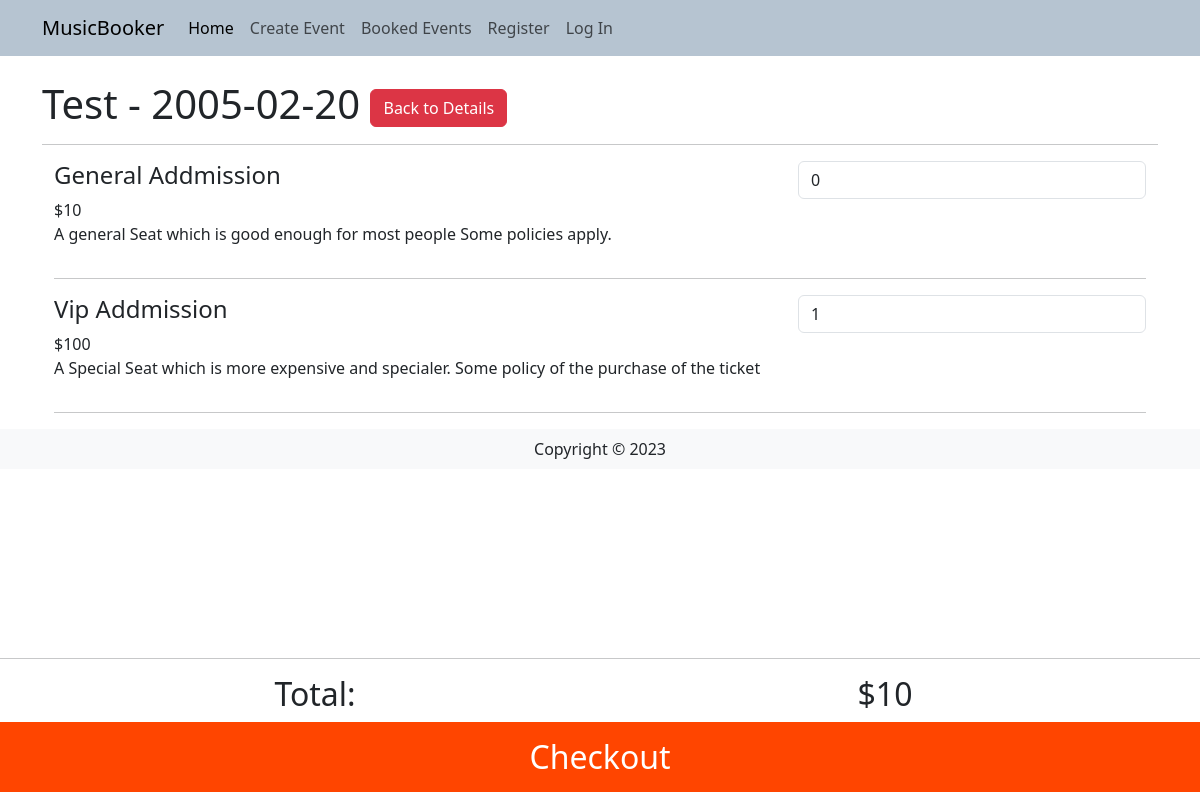
Before: /events/3/book with the older database file.
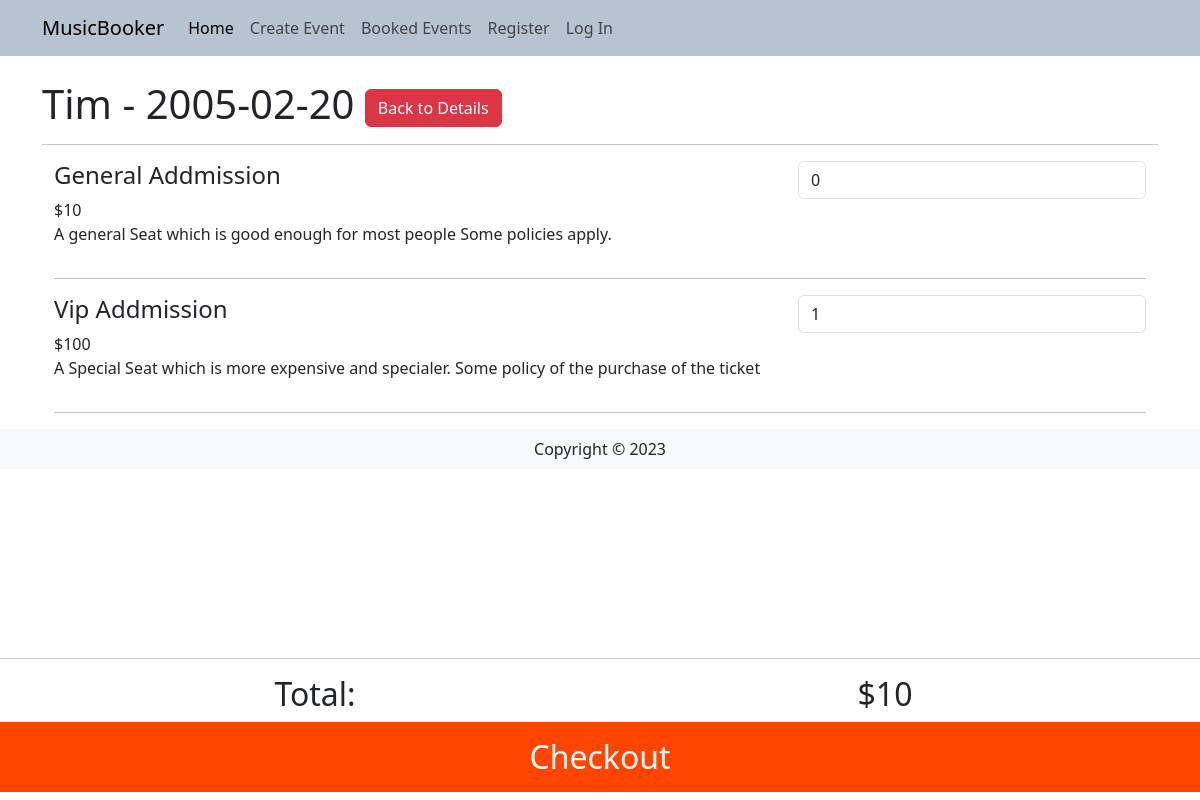
After: the same page with the newer database file.
### travel/models.py (models this page shows)
class Event(db.Model):
    __tablename__ = 'events'
    id = db.Column(db.Integer, primary_key=True)
    event_name = db.Column(db.String(200))
    date = db.Column(db.String(200))
    description = db.Column(db.String(400))
    image = db.Column(db.String(400))
    artists = db.relationship('Artist', backref='events')
    tickets = db.relationship('Ticket', backref='events')
    categories = db.relationship('Category', secondary=categories, lazy='subquery',
        backref=db.backref('categories', lazy=True))

### travel/events.py (the view)
@destbp.route('/<id>/book', methods=['GET', 'POST'])
def book(id):
    event = db.session.scalar(db.select(Event).where(Event.id==id))
    return render_template('events/booking.html', event=event)

### travel/__init__.py (called while the page is built)
@app.context_processor
def get_context():
   year = datetime.datetime.today().year
   return dict(year=year)

### travel/templates/events/booking.html (shortened to what this page needs)
{% extends 'base.html' %}
{% block content %}
<div class="container">
    <h1>{{event.event_name}} - {{event.date}} <a href="/events/{{event.id}}" class="btn btn-danger">Back to Details</a></h1>
    <hr />
    <div class="container">
        <div class="row">
            <div class="col-8">
                <h4>General Addmission</h4>
                <span>$10</span>
                <p>A general Seat which is good enough for most people Some policies apply.</p>
            </div>
            <div class="col justify-content-center align-middle form-group w-10">
                <select class="form-control" id="exampleFormControlSelect1">
                    <option>0</option>
                </select>
            </div>
        </div>
        <hr />
        <div class="row">
            <div class="col-8">
                <h4>Vip Addmission</h4>
                <span>$100</span>
                <p>A Special Seat which is more
                    expensive and specialer. Some
                    policy of the purchase of the ticket</p>
            </div>
            <div class="col justify-content-center align-middle form-group w-10">
                <select class="form-control" id="exampleFormControlSelect1">
                    <option>1</option>
                </select>
            </div>
        </div>
        <hr />
        <div class=" fixed-bottom">
            <hr />
            <h2 class="container">
                <div class="row">
                    <div class="col text-center">Total:</div>
                    <div class="col text-center">$10</div>
                </div>
            </h2>
            <div style="background-color: orangered; color: white;">
                <h2 class="text-center p-3">Checkout</h2>
            </div>
        </div>
    </div>
</div>
{% endblock %}

### travel/templates/base.html (shortened to what this page needs)
<html>
<head>
   <link href="https://cdn.jsdelivr.net/npm/bootstrap@5.3.0-alpha3/dist/css/bootstrap.min.css" rel="stylesheet"
>
</head>
<body>
   <nav style="background-color: rgb(154, 170, 184);">
      <nav class="navbar navbar-expand-lg" style="background-color: rgb(182, 196, 209);">
         <div class="container-fluid container">
            <a class="navbar-brand" href="/">MusicBooker</a>
            <div class="collapse navbar-collapse" id="navbarNav">
               <ul class="navbar-nav">
                  <li class="nav-item">
                     <a class="nav-link active" aria-current="page" href="/">Home</a>
                  </li>
                  <li class="nav-item">
                     <a class="nav-link" href="/events/create">Create Event</a>
                  </li>
                  <li class="nav-item">
                     <a class="nav-link" href="/booking">Booked Events</a>
                  </li>
                  {% if current_user.is_authenticated %}
                     <a class="nav-item nav-link disabled text-muted" href="#">Welcome {{current_user.name}}</a>
                     <a class="nav-item nav-link" href="{{ url_for('auth.logout') }}">Log Out</a>
                  {% else %}
                     <a class="nav-item nav-link" href="{{ url_for('auth.register') }}">Register</a>
                     <a class="nav-item nav-link" href="{{ url_for('auth.login') }}">Log In</a>
                  {% endif %}
               </ul>
            </div>
         </div>
      </nav>
   </nav>
   <br />
   {% block content %}
   {% endblock %}
   <footer class="footer">
      <div class="text-center py-2 bg-light">
         <span class="text-dark">Copyright &copy; {{ year }}</span>
      </div>
   </footer>
</body>
</html>

Changed rows visible on the page:
changed Event: event_name "Test" → "Tim"
